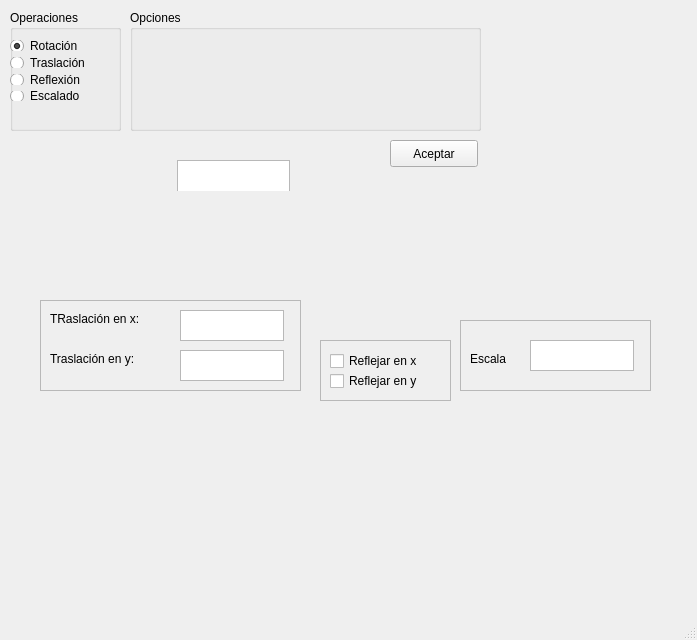
<?xml version="1.0" encoding="UTF-8"?>
<ui version="4.0">
 <class>MainWindow</class>
 <widget class="QMainWindow" name="MainWindow">
  <property name="geometry">
   <rect>
    <x>0</x>
    <y>0</y>
    <width>697</width>
    <height>640</height>
   </rect>
  </property>
  <property name="windowTitle">
   <string>MainWindow</string>
  </property>
  <widget class="QWidget" name="centralwidget">
   <widget class="QGroupBox" name="groupBox">
    <property name="geometry">
     <rect>
      <x>10</x>
      <y>10</y>
      <width>111</width>
      <height>121</height>
     </rect>
    </property>
    <property name="title">
     <string>Operaciones</string>
    </property>
    <widget class="QWidget" name="verticalLayoutWidget_2">
     <property name="geometry">
      <rect>
       <x>0</x>
       <y>30</y>
       <width>111</width>
       <height>61</height>
      </rect>
     </property>
     <layout class="QVBoxLayout" name="verticalLayout">
      <item>
       <widget class="QRadioButton" name="optRotacion">
        <property name="text">
         <string>Rotaci&amp;ón</string>
        </property>
        <property name="checked">
         <bool>true</bool>
        </property>
       </widget>
      </item>
      <item>
       <widget class="QRadioButton" name="optTraslacion">
        <property name="text">
         <string>Traslaci&amp;ón</string>
        </property>
       </widget>
      </item>
      <item>
       <widget class="QRadioButton" name="optReflexion">
        <property name="text">
         <string>Ref&amp;lexión</string>
        </property>
       </widget>
      </item>
      <item>
       <widget class="QRadioButton" name="optEscalado">
        <property name="text">
         <string>Esca&amp;lado</string>
        </property>
       </widget>
      </item>
     </layout>
    </widget>
    <zorder>verticalLayoutWidget_2</zorder>
    <zorder>grupo</zorder>
   </widget>
   <widget class="QGroupBox" name="grupo">
    <property name="geometry">
     <rect>
      <x>130</x>
      <y>10</y>
      <width>351</width>
      <height>121</height>
     </rect>
    </property>
    <property name="title">
     <string>Opciones</string>
    </property>
    <widget class="QWidget" name="verticalLayoutWidget">
     <property name="geometry">
      <rect>
       <x>10</x>
       <y>30</y>
       <width>331</width>
       <height>81</height>
      </rect>
     </property>
     <layout class="QVBoxLayout" name="layout">
      <property name="sizeConstraint">
       <enum>QLayout::SetMinAndMaxSize</enum>
      </property>
     </layout>
    </widget>
   </widget>
   <widget class="QFrame" name="frmTraslacion">
    <property name="geometry">
     <rect>
      <x>40</x>
      <y>300</y>
      <width>261</width>
      <height>91</height>
     </rect>
    </property>
    <property name="frameShape">
     <enum>QFrame::StyledPanel</enum>
    </property>
    <property name="frameShadow">
     <enum>QFrame::Raised</enum>
    </property>
    <widget class="QLabel" name="label_2">
     <property name="geometry">
      <rect>
       <x>10</x>
       <y>10</y>
       <width>111</width>
       <height>17</height>
      </rect>
     </property>
     <property name="text">
      <string>TRaslación en x:</string>
     </property>
    </widget>
    <widget class="QLabel" name="label_3">
     <property name="geometry">
      <rect>
       <x>10</x>
       <y>50</y>
       <width>111</width>
       <height>17</height>
      </rect>
     </property>
     <property name="text">
      <string>Traslación en y:</string>
     </property>
    </widget>
    <widget class="QTextEdit" name="txtX">
     <property name="geometry">
      <rect>
       <x>140</x>
       <y>10</y>
       <width>104</width>
       <height>31</height>
      </rect>
     </property>
    </widget>
    <widget class="QTextEdit" name="txtY">
     <property name="geometry">
      <rect>
       <x>140</x>
       <y>50</y>
       <width>104</width>
       <height>31</height>
      </rect>
     </property>
    </widget>
   </widget>
   <widget class="QFrame" name="frmReflexion">
    <property name="geometry">
     <rect>
      <x>320</x>
      <y>340</y>
      <width>131</width>
      <height>61</height>
     </rect>
    </property>
    <property name="frameShape">
     <enum>QFrame::StyledPanel</enum>
    </property>
    <property name="frameShadow">
     <enum>QFrame::Raised</enum>
    </property>
    <widget class="QCheckBox" name="chkX">
     <property name="geometry">
      <rect>
       <x>10</x>
       <y>10</y>
       <width>111</width>
       <height>22</height>
      </rect>
     </property>
     <property name="text">
      <string>Reflejar en x</string>
     </property>
    </widget>
    <widget class="QCheckBox" name="chkY">
     <property name="geometry">
      <rect>
       <x>10</x>
       <y>30</y>
       <width>111</width>
       <height>22</height>
      </rect>
     </property>
     <property name="text">
      <string>Reflejar en y</string>
     </property>
    </widget>
   </widget>
   <widget class="QFrame" name="frmEscalado">
    <property name="geometry">
     <rect>
      <x>460</x>
      <y>320</y>
      <width>191</width>
      <height>71</height>
     </rect>
    </property>
    <property name="frameShape">
     <enum>QFrame::StyledPanel</enum>
    </property>
    <property name="frameShadow">
     <enum>QFrame::Raised</enum>
    </property>
    <widget class="QLabel" name="label_4">
     <property name="geometry">
      <rect>
       <x>10</x>
       <y>30</y>
       <width>62</width>
       <height>17</height>
      </rect>
     </property>
     <property name="text">
      <string>Escala</string>
     </property>
    </widget>
    <widget class="QTextEdit" name="txtEscala">
     <property name="geometry">
      <rect>
       <x>70</x>
       <y>20</y>
       <width>104</width>
       <height>31</height>
      </rect>
     </property>
    </widget>
   </widget>
   <widget class="QPushButton" name="btnAceptar">
    <property name="geometry">
     <rect>
      <x>390</x>
      <y>140</y>
      <width>88</width>
      <height>27</height>
     </rect>
    </property>
    <property name="text">
     <string>Aceptar</string>
    </property>
   </widget>
   <widget class="QWidget" name="frmRotacion" native="true">
    <property name="geometry">
     <rect>
      <x>130</x>
      <y>160</y>
      <width>161</width>
      <height>31</height>
     </rect>
    </property>
    <widget class="QWidget" name="horizontalLayoutWidget_2">
     <property name="geometry">
      <rect>
       <x>0</x>
       <y>0</y>
       <width>160</width>
       <height>72</height>
      </rect>
     </property>
     <layout class="QHBoxLayout" name="lat">
      <item>
       <widget class="QLabel" name="label">
        <property name="text">
         <string>Angulo:</string>
        </property>
       </widget>
      </item>
      <item>
       <widget class="QTextEdit" name="txtAngulo"/>
      </item>
     </layout>
    </widget>
   </widget>
  </widget>
  <widget class="QMenuBar" name="menubar">
   <property name="geometry">
    <rect>
     <x>0</x>
     <y>0</y>
     <width>697</width>
     <height>22</height>
    </rect>
   </property>
  </widget>
  <widget class="QStatusBar" name="statusbar"/>
 </widget>
 <resources/>
 <connections/>
</ui>
